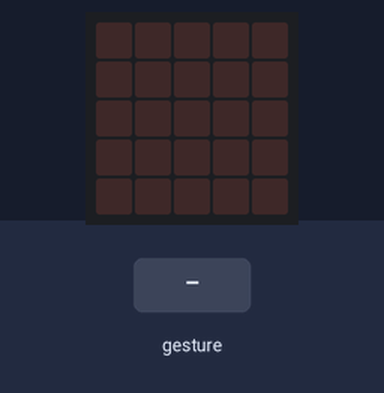
Bench run of a program on a simulated BBC micro:bit (MakeCode). Parts: the board's 5×5 LED display. The inputs (shaded band) are chosen by the test bench. Random numbers come from a fixed seed; a tilt is held for 1.5 s and a shake lasts 1 s, then the board lies face up again.

Above: at 1.2 s.
1.3 s: gesture 'shake'
At 2.4 s:
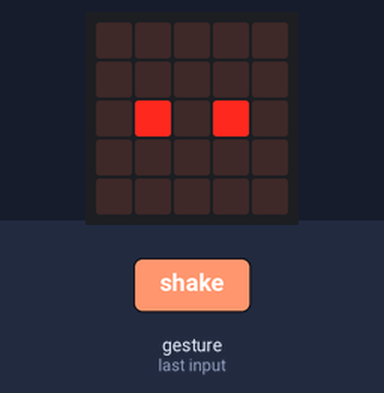
3.0 s: gesture 'shake'
At 3.7 s:
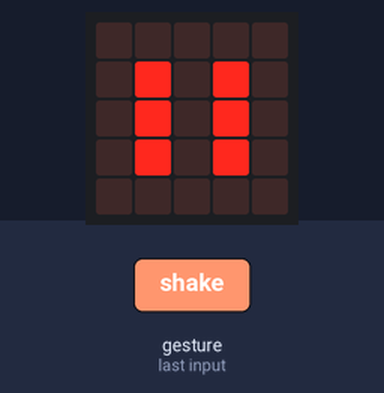
Timing chart, 0 to 6.0 s (numbered marks = the images above; inputs shaded):
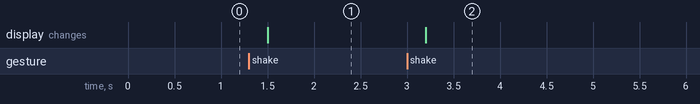

The program:

main.ts
```typescript
input.onGesture(Gesture.Shake, function () {
    numero += randint(1, 6)
    if (numero == 1) {
        basic.showLeds(`
            . . . . .
            . . . . .
            . . # . .
            . . . . .
            . . . . .
            `)
    } else if (numero == 2) {
        basic.showLeds(`
            . . . . .
            . . . . .
            . # . # .
            . . . . .
            . . . . .
            `)
    } else if (numero == 3) {
        basic.showLeds(`
            . . . . .
            . . . # .
            . . # . .
            . # . . .
            . . . . .
            `)
    } else if (numero == 4) {
        basic.showLeds(`
            . . . . .
            . # . # .
            . . . . .
            . # . # .
            . . . . .
            `)
    } else if (numero == 5) {
        basic.showLeds(`
            . . . . .
            . # . # .
            . . # . .
            . # . # .
            . . . . .
            `)
    } else {
        basic.showLeds(`
            . . . . .
            . # . # .
            . # . # .
            . # . # .
            . . . . .
            `)
    }
})
let numero = 0
basic.clearScreen()
```

test.ts
```typescript
// aquí va el archivo "tests"; esto no se compilará cuando este paquete se utilice como una extensión.
```

Measured:
- after the input at 1.3 s, the display: changes after 0.20 s (image 1)
- after the input at 3.0 s, the display: changes after 0.20 s (image 2)
